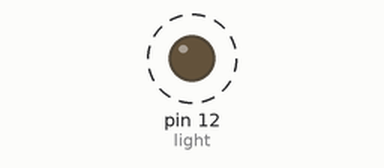
This sketch was run on a simulated Arduino Uno, built with avr-gcc and run on an emulated ATmega328P. Parts: output pins drawn as LEDs (lit = HIGH). Dashed ring = blinking.

Above: at 0.5 s.
Timing chart, 0 to 4.6 s (numbered marks = the images above):
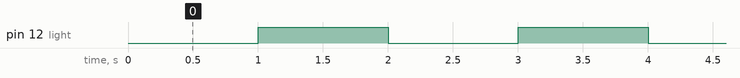

The sketch:

Day2.ino
```cpp
//int light = 12; // Refers to HERO board pin 12
#define light 12

void setup() {
  // Initialize the HERO...
  pinMode(light, OUTPUT); // pinMode assigns a function to a pin
  //digitalWrite(light, HIGH); // LOW and HIGH are used to indicate 0V or 5V
}

void loop() {
  // the code placed here will run repeatedly until HERO is turned off:
  digitalWrite(light, LOW);
  delay(1000);
  digitalWrite(light, HIGH);
  delay(1000);
}
```

Measured:
- by itself, pin 12 (light): alternates HIGH for 1.0 s and LOW for 1.0 s
